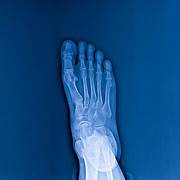
#> input picture kaki.jpeg, 180 x 180 px, found by its file name
$ jupyter execute YUNILESTARI_T4_PCD_3A.ipynb
#> lines starting #> are read from the running program, lines starting #| are printed output that depends on the picture
<a href="https://colab.research.google.com/github/YuniLestarii/ArrayList/blob/main/YUNILESTARI_T4_PCD_3A.ipynb" target="_parent"></a>

[cell 1]
import numpy as np
import imageio.v2 as imageio  # Memastikan tidak ada peringatan deprecation
import matplotlib.pyplot as plt
from scipy import ndimage

# Memuat gambar X-ray
image = imageio.imread('/content/kaki.jpeg', mode='F')  # Membaca gambar dalam mode grayscale sebagai float
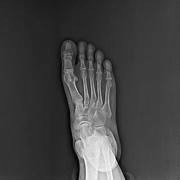
#> image: shape (180, 180) float32; min 5.03, max 250.8, mean 66

# Mengaplikasikan filter Gaussian untuk mengurangi noise
image_filtered = ndimage.gaussian_filter(image, sigma=1)
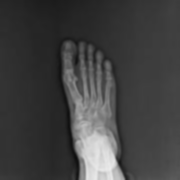
#> image_filtered: shape (180, 180) float32; min 14.13, max 234.6, mean 66

# Fungsi ekualisasi histogram
def histogram_equalization(image):
    hist, bins = np.histogram(image.flatten(), 256, [0, 256])  # Menghitung histogram
#> hist = 256 values, max 1280 at index 38, min 0 at index 0, mean 126.6; bins = 257 values from 0 to 256
    cdf = hist.cumsum()  # Menghitung distribusi kumulatif (CDF)
#> cdf = 256 values from 0 to 32400
    cdf_m = np.ma.masked_equal(cdf, 0)  # Masking nilai CDF yang nol untuk menghindari error
    cdf_m = (cdf_m - cdf_m.min()) * 255 / (cdf_m.max() - cdf_m.min())  # Normalisasi CDF
    cdf_final = np.ma.filled(cdf_m, 0).astype('uint8')  # Mengisi kembali nilai masked dengan 0
#> cdf_final = 256 values from 0 to 255
    return cdf_final[image.astype('uint8')]  # Menggunakan CDF untuk ekualisasi citra
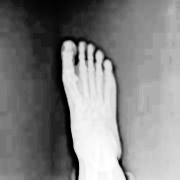
#> returned value: shape (180, 180); min 0, max 255, mean 129.4

# Mengaplikasikan ekualisasi histogram pada gambar yang telah difilter
image_equalized = histogram_equalization(image_filtered)

# Menampilkan gambar asli dan gambar yang telah ditingkatkan
plt.figure(figsize=(12, 6))

plt.subplot(1, 2, 1)
plt.title('Original X-ray')  # Judul untuk gambar asli
plt.imshow(image, cmap='gray')  # Menampilkan gambar asli
plt.axis('on')

plt.subplot(1, 2, 2)
plt.title('Enhanced X-ray')  # Judul untuk gambar hasil peningkatan
plt.imshow(image_equalized, cmap='gray')  # Menampilkan gambar yang telah diekualisasi
plt.axis('on')

plt.show()
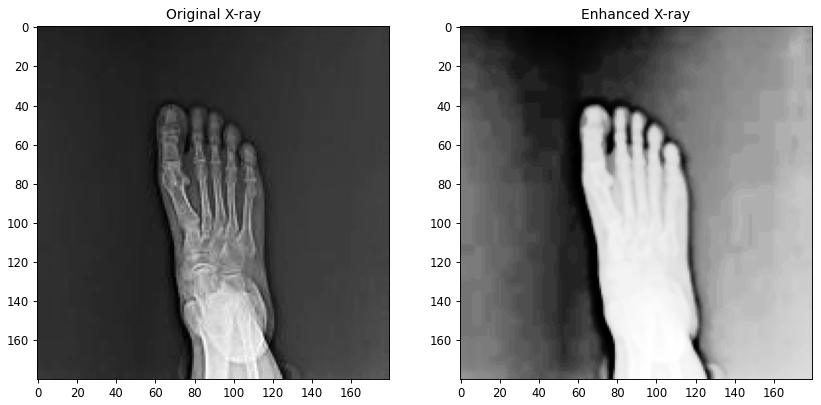
#> figure drawn by matplotlib, 2 panels
